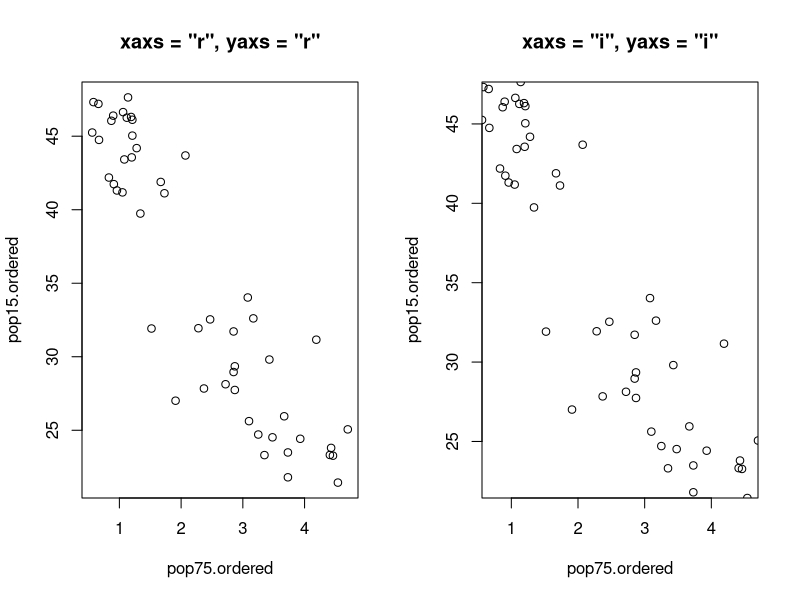

Recreate this plot in R.
par( mfrow=c( 1, 2 ) )

ord = order( 
  LifeCycleSavings$pop75 
)
pop75.ordered = LifeCycleSavings$pop75[ ord ]
pop15.ordered = LifeCycleSavings$pop15[ ord ]

plot( 
  pop75.ordered, 
  pop15.ordered, 
  main="xaxs = \"r\", yaxs = \"r\"", 
  xaxs="r", 
  yaxs="r" 
  )

plot( 
  pop75.ordered, 
  pop15.ordered, 
  main="xaxs = \"i\", yaxs = \"i\"", 
  xaxs="i", 
  yaxs="i" 
  )

par( mfrow=c( 1, 1 ) )
